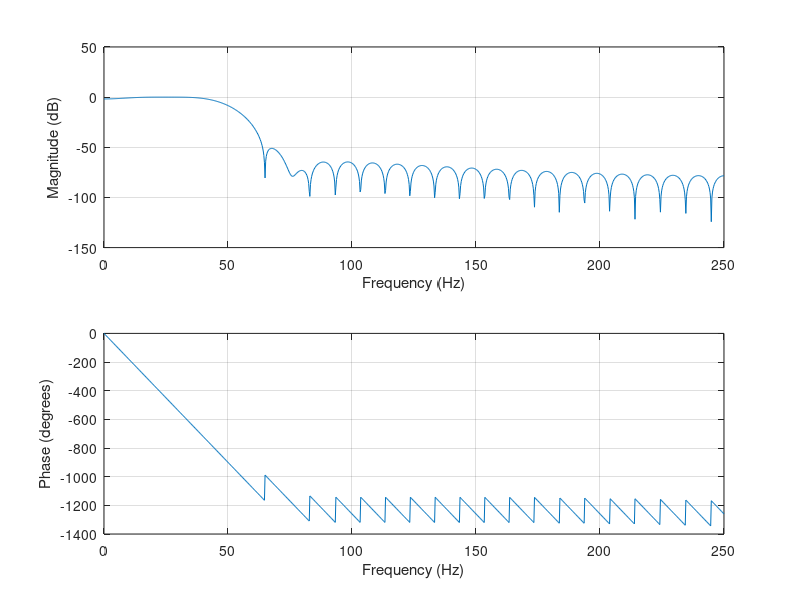
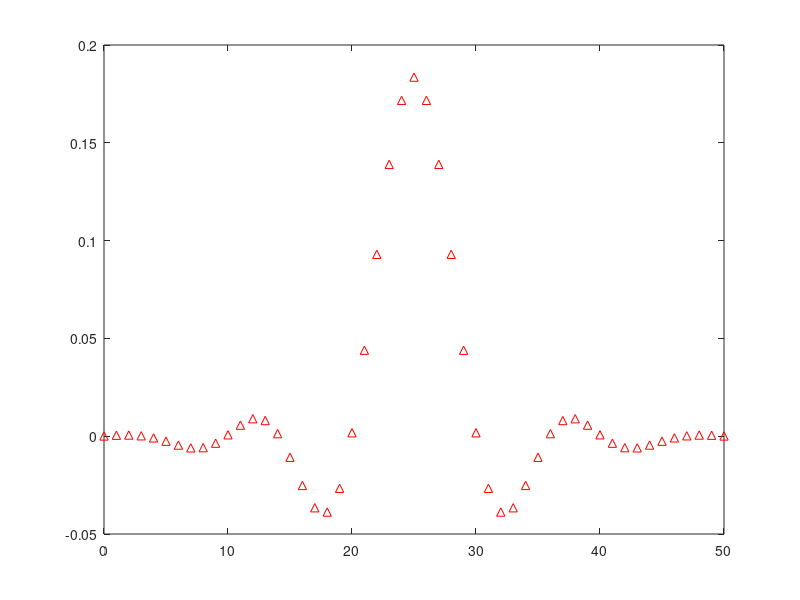

The MATLAB source for these figures, in order: (Note: this script raises an error after producing the figures.)
%% Generates fixed-point coefficients for FIR filter implemented in FPGA. 
% Want to generate Bandpass filter with cuttoffs of 2 Hz and 48 Hz to
% remove DC offset (motion artifacts/baseline drift), and power line 60 Hz
% noise

close all
clear all
clc

fs = 500;

%% Pre-conditioning Bandpass filter design
% noise and offset removal
fcL = 2;
fcH = 48;
WcL = fcL/(fs/2);
WcH = fcH/(fs/2);

b = fir1(50,[WcL WcH]);
figure('Color', [1,1,1]);
freqz(b,1,2^10,fs);
figure('Color', [1,1,1]);
impz(b)


%% scale the coefficients by scale_factor
% max multipler 25 bits (signed), 1 bit for sign, one bit for 1s place, 23 bits for fractional
scale_factor = 23; 
b_scaled = fix(b*(2^scale_factor));

%% Test filter with ECG data
ECG_pcb_test_table = readtable('ECG_PCB_test.csv', 'VariableNamingRule', 'preserve');
[rows,cols] = size(ECG_pcb_test_table);
ecg_pcb = ECG_pcb_test_table.Data;
x = 1:length(ecg_pcb);
figure('Color',[1,1,1]);
plot(x,ecg_pcb);
title('Raw ECG signal vs noise filtered');
xlabel('Sample');
ylabel('ECG Amplitude (12-bit number)');
hold on;
ecg_filt = filtfilt(b_scaled,1,ecg_pcb);
plot(ecg_filt);

%% output a coefficient file
fid = fopen("coeff.txt", 'w+');
fprintf(fid,'%d\n',b_scaled);
fclose(fid);

%% Generate waveform samples to test in Vivado simulation

Ts = 1/fs;
n = 0:349;
t = n*Ts;

% test waveform 10 Hz sinusoid with 60 Hz noise and DC component
x = 1.65 + 1*sin(2*pi*10*t) + 0.2*sin(2*pi*60*t); % add 1.65 V DC offset to simulate coming from unipolar ADC
% filter should elminate DC and 60 Hz (line noise)

figure('Color',[1 1 1]);
h = plot(t,x);
title('x(t) Sampled at fs =  500 Hz');
ylabel('Signal');
xlabel('Time (s)');

% quantize x
Vref = 3.3;
bits = 16; % precision of ADC
xq = (x./Vref)*((2^(bits-1))-1); % verilog signed 16 bit reg holds max value (2^15)-1 
xq_int = cast(xq,"int16");

figure('Color',[1 1 1]);
h = plot(t,xq_int,'.');
hold on;
h = plot(t,xq_int);
title('x(t) Quantized to 16-bit Integer: Sampled at fs = 500 Hz');
ylabel('Signal');
xlabel('Time (s)');

% must put files in xsim directory for vivado
cd 'C:\Users\demea\ECG\SoC\FIR_bp_test\FIR_bp_test\FIR_bp_test.sim\sim_1\behav\xsim';
fid1 = fopen('10Hz_sine_wave_with_60_Hz_noise.txt','w');
fprintf(fid1,"%d\n",xq_int);
fclose(fid1);
fid2 = fopen('Bandpass_impulse_response_output.txt','r'); % create output file for tb
fclose(fid2);

%% perform the filter
yq = filtfilt(b_scaled,1,x);
figure('Color',[1 1 1]);
plot(yq);
title("Expected Filter Output");
xlabel("Sample");
ylabel("Amplitude")

%% expected impulse response of filter
figure('Color',[1 1 1]);
impz(b_scaled);
title("Expected Impulse Response");

%% get impulse response output of FPGA simulation

% output file in vivado xsim directory
cd 'C:\Users\demea\ECG\SoC\FIR_bp_test\FIR_bp_test\FIR_bp_test.sim\sim_1\behav\xsim';
fid2 = fopen('Bandpass_impulse_response_output.txt','r');
% get the impulse response samples
hn_f = fscanf(fid2,"%d");
fclose(fid2);

figure('Color',[1 1 1]);
plot(hn_f);
title("Impulse Response out of fixed-point Bandpass filter");

%% take Fourier Transform of impulse response to get frequency response
% magnitude looks great, phase doesnt match up? 

f = linspace(0,fs/2,size(hn_f,1)/2);
H_f = abs(fft(hn_f)); % magnitude of fft
H_f = H_f(1:end/2);   % plot single-sided spectrum
H_f_db = mag2db(H_f);
H_f_db = H_f_db - max(H_f_db); % normalize to maximum
figure('Color',[1 1 1]);
subplot(2,1,1);
plot(f,H_f_db);
grid on;
title("Frequency Response of fixed-point Bandpass filter");
xlabel('Frequency (Hz)');
ylabel('Magnitude (dB)');

% get phase response also (I dont think this is right)
phase = atan2( imag(fft(hn_f)), real(fft(hn_f)) ) * 180/pi;  % phase in degrees
phase = phase(1:end/2);   % plot single-sided phase
subplot(2,1,2);
plot(f,phase);
grid on;
title("Phase Response of fixed-point Bandpass filter");
xlabel('Frequency (Hz)');
ylabel('Phase (degrees)');